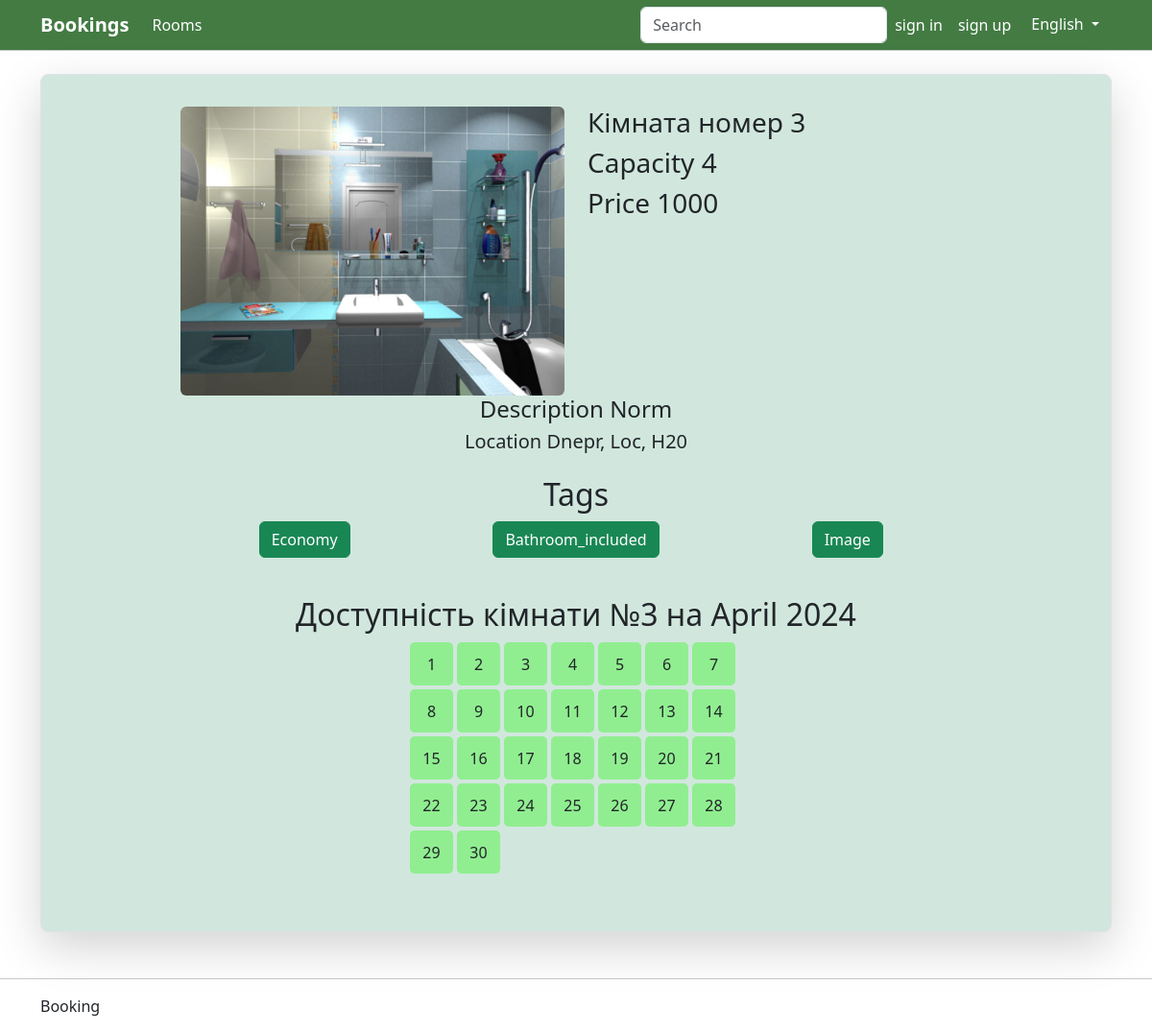
Page /room/3 on the committed database.
### book/models.py (models this page shows, shortened)
class Room(models.Model):
    number=models.IntegerField()
    capacity=models.IntegerField()
    price=models.IntegerField()
    location=models.TextField()
    description=models.TextField()
    image=models.CharField(max_length=100, blank=True)
    tags = models.ManyToManyField(Tag, blank=True)
    class Meta:
        ordering=['number']
        verbose_name='Room'
        verbose_name_plural='Rooms'

class Tag(models.Model):
    name=models.CharField(max_length=100)

### book/views.py (the view)
# urls.py: path('room/<int:pk>', views.get_rooms_details, name='room_detail'),
def get_rooms_details(request, pk: int):
    try:
        room = models.Room.objects.get(number=pk)
        today = timezone.now()
        first_day_of_month = datetime.date(today.year, today.month, 1)
        last_day_of_month = datetime.date(today.year, today.month, monthrange(today.year, today.month)[1])
        bookings = models.Booking.objects.filter(room=room, start_time__range=(first_day_of_month, last_day_of_month))
        booked_days = []
        for book in bookings:
            for day in range(book.start_time.day, book.end_time.day+1):
                booked_days.append(day)
        days_of_month = range(1, monthrange(today.year, today.month)[1] + 1)
        context = {
            'room': room,
            'booked_days': booked_days,
            'days_of_month': days_of_month,
            'today': today,
            'language': get_list_language(request.session.get('language'))
        }
    except:
        room = {}
        context = {
        'room': room,
        'language': get_list_language(request.session.get('language'))
    }
    return render(request, 'book/room_detail.html', context)

### booking_sys/language.py (called while the page is built)
def get_list_language(language: str) -> dict:
    if language == 'ukrainian':
        return UKRAINIAN
    elif language == 'russian':
        return RUSSIAN
    else:
        return ENGLISH

### templates/book/room_detail.html (shortened to what this page needs)
{% extends "base.html" %}
{% load static %}
{% block body %}
{% if room %}
<div style="padding: 0;" class="container text-center card border rounded-3 container-success overflow-hidden shadow-lg">
    <div style="padding: 3%; margin: auto; width: 80%">
        <div class="row">
            <div style="margin: auto;" class="col">
                <img src="{% static 'img/'|add:room.image %}" class="rounded mx-auto d-block w-100" alt="...">
            </div>
            <div class="col text-start">
                <h3>Кімната номер {{ room.number }}</h3>
                <h3>{{ language.capacity }} {{ room.capacity }}</h3>
                <h3>{{ language.price }} {{ room.price }}</h3>
            </div>
        </div>
        <div class="mb-4">
            <h4>{{ language.description }} {{ room.description }}</h4>
            <h5>{{ language.location }} {{ room.location }}</h5>
        </div>
        <div class="mb-4">
            <h2>{{ language.tags }}</h2>
            <div class="row demo-grid">
                {% for tag in room.tags.all %}
                <div class="col-sm-6 col-lg-4 col-xxl-3 mb-3 demo-grid-item">
                    <a class="btn btn-success" href="{% url 'rooms' %}?{{tag.name}}=2">{{tag.name}}</a>
                </div>
                {% endfor %}
            </div>
        </div>
        <div class="mb-4">
            <h2>Доступність кімнати №{{ room.number }} на {{ today|date:"F Y" }}</h2>
            <div style="margin: auto;" class="calendar">
                {% for day in days_of_month %}
                    <div class="day {% if day in booked_days %}booked{% else %}free{% endif %}">
                        {{ day }}
                    </div>
                {% endfor %}
            </div>
        </div>
    </div>
</div>
{% else %}
<div>
    <h1>This room doesn't exist</h1>
</div>
{% endif %}
{% endblock %}

### static/css/style.css (style rules this page uses)
.container-success { background-color: rgb(209, 231, 221, 1); }
.calendar { display: flex; flex-wrap: wrap; width: 350px; }
.day { width: 45px; height: 45px; display: flex; justify-content: center; align-items: center; margin: 2px; border-radius: 5px; }
.free { background-color: lightgreen; }

### rows in the picture
Room: image (picture), number "3", capacity "4", price "1000", description "Norm", location "Dnepr, Loc, H20"
Tag: name "Economy"
Tag: name "Bathroom_included"
Tag: name "Image"

### other values in the picture
{{ language.rooms }} "Rooms"
{{ language.signin }} "sign in"
{{ language.signup }} "sign up"
{{ language.current_lang }} "English"
{{ language.capacity }} "Capacity"
{{ language.price }} "Price"
{{ language.description }} "Description"
{{ language.location }} "Location"
{{ language.tags }} "Tags"
{{ day }} "1" "2" "3" "4" "5" "6" "7" "8" "9" "10" "11" "12" "13" "14" "15" "16" "17" "18" "19" "20" "21" "22" "23" "24" "25" "26" "27" "28" "29" "30"
